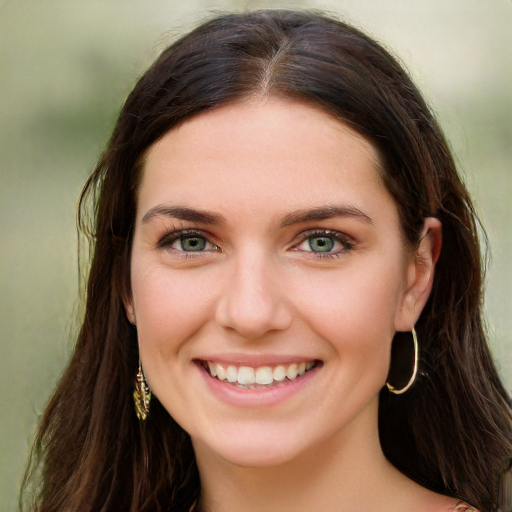
#> input picture bobacon-assets/releases/download/examples/source.jpg, 1024 x 1024 px (shown at 1/2 size); its folder holds only this picture in this run
$ python -i face_masker.py   (imports and definitions only)
#> lines starting #> are read from the running program, lines starting #| are printed output that depends on the picture
from functools import lru_cache
from typing import Dict, List, Tuple

import cv2
import numpy
from cv2.typing import Size

from bobacon import inference_manager
from bobacon.download import conditional_download_hashes, conditional_download_sources
from bobacon.filesystem import resolve_relative_path
from bobacon.thread_helper import conditional_thread_semaphore
from bobacon.typing import DownloadSet, FaceLandmark68, FaceMaskRegion, InferencePool, Mask, ModelSet, Padding, VisionFrame

# [43 lines that did not run here, left out]
FACE_MASK_REGIONS : Dict[FaceMaskRegion, int] =\
{
	'skin': 1,
	'left-eyebrow': 2,
	'right-eyebrow': 3,
	'left-eye': 4,
	'right-eye': 5,
	'glasses': 6,
	'nose': 10,
	'mouth': 11,
	'upper-lip': 12,
	'lower-lip': 13
}


def get_inference_pool() -> InferencePool:
	_, model_sources = collect_model_downloads()
	return inference_manager.get_inference_pool(__name__, model_sources)


def clear_inference_pool() -> None:
	inference_manager.clear_inference_pool(__name__)


# [33 lines left out: functions collect_model_downloads, pre_check, create_static_box_mask, not called in this run]


def create_occlusion_mask(crop_vision_frame : VisionFrame) -> Mask:
	model_size = MODEL_SET.get('face_occluder').get('size')
	prepare_vision_frame = cv2.resize(crop_vision_frame, model_size)
	prepare_vision_frame = numpy.expand_dims(prepare_vision_frame, axis = 0).astype(numpy.float32) / 255
	prepare_vision_frame = prepare_vision_frame.transpose(0, 1, 2, 3)
	occlusion_mask = forward_occlude_face(prepare_vision_frame)
	occlusion_mask = occlusion_mask.transpose(0, 1, 2).clip(0, 1).astype(numpy.float32)
	occlusion_mask = cv2.resize(occlusion_mask, crop_vision_frame.shape[:2][::-1])
	occlusion_mask = (cv2.GaussianBlur(occlusion_mask.clip(0, 1), (0, 0), 5).clip(0.5, 1) - 0.5) * 2
	return occlusion_mask


# [46 lines left out: functions create_region_mask, create_mouth_mask, forward_occlude_face, forward_parse_face, not called in this run]

>>> import cv2
>>> picture = cv2.imread('../bobacon-assets/releases/download/examples/source.jpg', cv2.IMREAD_GRAYSCALE)
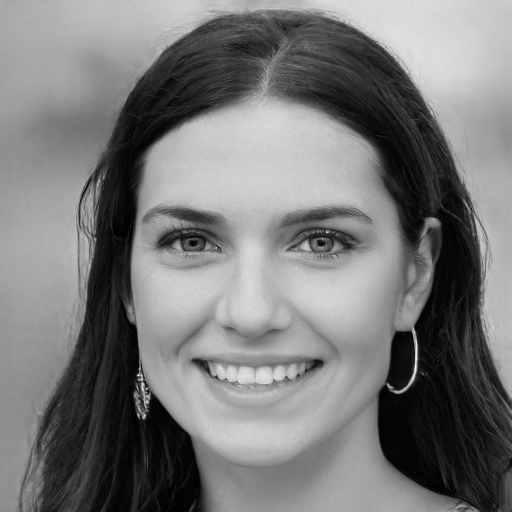
#> picture: shape (1024, 1024) (shown at 1/2 size); min 0, max 252, mean 120.6
#> (the run stopped early here; a loop or call above may not have finished)
